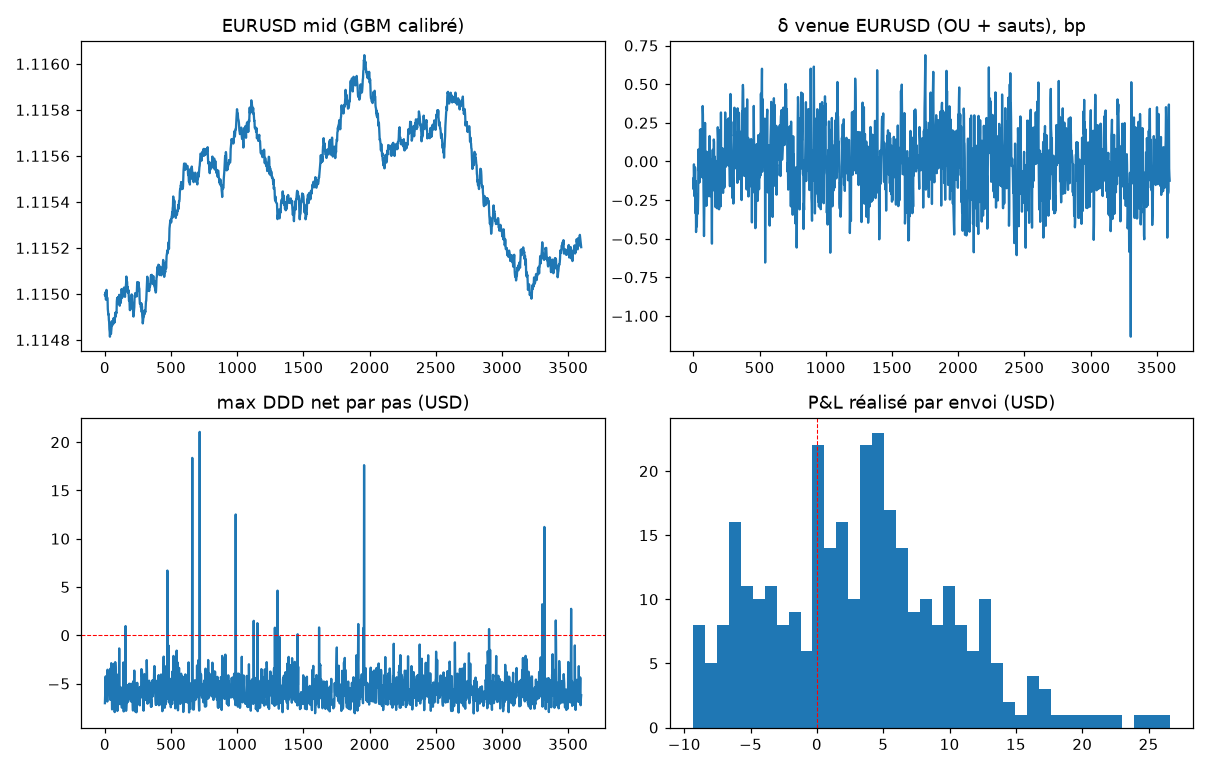

The Python source for this figure:
# mc_sim.py — Monte Carlo réaliste : chemins ouverts + protocole séquentiel E1-E9
# - 10 paires, quotes live Yahoo + calibration vol/corr sur 3 mois horaires réels
# - mids : GBM multivarié corrélé (Cholesky) ; croix déduites (graphe toujours cohérent)
# - venue : quote = mid × exp(δ), δ OU + sauts « stale » dimensionnés par le spread
# - exécution : fills IOC, latence, mid+δ qui bougent pendant le fill (E3),
#   partiel → resize/abort (E5), continuation E4, unwind (E6), impact : la quote se consomme
# - sortie : marque DDD nette (convention doc) ET net « réalisé » (résiduel reconverti)
import json, os
import numpy as np
import matplotlib
matplotlib.use('Agg')
import matplotlib.pyplot as plt

BASE = os.path.dirname(os.path.abspath(__file__))
RNG = np.random.default_rng(20261027)

PAIRS = ['EURUSD', 'GBPUSD', 'USDJPY', 'USDCHF', 'USDCAD',
         'AUDUSD', 'NZDUSD', 'EURGBP', 'EURJPY', 'GBPJPY']
USD_QUOTED = ['EURUSD', 'GBPUSD', 'USDJPY', 'USDCHF', 'USDCAD', 'AUDUSD', 'NZDUSD']
CURR = ['USD', 'EUR', 'GBP', 'JPY', 'CHF', 'CAD', 'AUD', 'NZD']
CIDX = {c: i for i, c in enumerate(CURR)}

HS_BP = {'EURUSD': 0.35, 'GBPUSD': 0.45, 'USDJPY': 0.45, 'USDCHF': 0.55, 'USDCAD': 0.60,
         'AUDUSD': 0.50, 'NZDUSD': 0.75, 'EURGBP': 0.65, 'EURJPY': 0.85, 'GBPJPY': 1.20}
COMM_LEG = 3.50
SLIP_RES = 1.50
NOTIONAL = 1e5

OU_HL_S = 2.0
OU_SD_BP = 0.20
STALE_RATE = 0.002      # saut par seconde et par paire (~1 / 8 min)
STALE_MULT = 3.0        # amplitude = 3 × demi-spread de la paire

TAU_SLIP = 0.8e-4
# live : 1 ms aller-retour OTC ECN + matching venue ~1,5 ms ; jitter interne 10 µs (négligeable)
LAT_MU, LAT_SD = 0.0025, 0.0008
Q_MIN = 0.25
M_ABORT = 2.0
IMPACT = 0.35           # δ consommé par nos propres fills (×(1-IMPACT) par jambe remplie)
P_COMPETE = 0.35        # part des sauts stale disputés par des HFT plus rapides
FAST_HL_S = 0.030       # demi-vie de résorption quand la concurrence a détecté l'écart
FAST_WIN_S = (0.05, 0.30)
COOLDOWN = 1.0
T_SIM, DT = 3600.0, 0.10
N_REP = 3

data = {k.replace('=X', ''): v for k, v in
        json.load(open(os.path.join(BASE, 'live_quotes.json'))).items()}

EDGES = []
for pi, p in enumerate(PAIRS):
    a, b = CIDX[p[:3]], CIDX[p[3:]]
    EDGES += [(a, b, pi, +1), (b, a, pi, -1)]
EDGE_IDX = {e: i for i, e in enumerate(EDGES)}

def enum_paths(max_legs=3):
    out = []
    for s in range(8):
        stack = [(s, [], {s})]
        while stack:
            n, legs, seen = stack.pop()
            if legs and n != s:
                out.append(list(legs))
            if len(legs) < max_legs:
                for ei, (a, b, pi, d) in enumerate(EDGES):
                    if a == n and b not in seen:
                        stack.append((b, legs + [ei], seen | {b}))
    return out

def cross_mid(sym, m):
    if sym == 'EURGBP': return m['EURUSD'] / m['GBPUSD']
    if sym == 'EURJPY': return m['EURUSD'] * m['USDJPY']
    if sym == 'GBPJPY': return m['GBPUSD'] * m['USDJPY']
    return m[sym]

def hourly_cov():
    closes = {s: np.array([c for c in data[s]['closes'] if c], float) for s in USD_QUOTED}
    m = min(map(len, closes.values()))
    R = np.column_stack([np.diff(np.log(closes[s][-m:])) for s in USD_QUOTED])
    return np.cov(R.T)

HS = np.array([HS_BP[p] for p in PAIRS]) * 1e-4
STALE = HS * STALE_MULT

def world(mids7):
    """mids des 10 paires + usd_price par devise à partir des 7 taux USD."""
    m = {s: mids7[i] for i, s in enumerate(USD_QUOTED)}
    up = {'USD': 1.0}
    for c in CURR[1:]:
        up[c] = m[c + 'USD'] if c + 'USD' in m else 1.0 / m['USD' + c]
    return np.array([cross_mid(p, m) for p in PAIRS]), np.array([up[c] for c in CURR]), up

def leg_rate(q, pi, d):
    return q * (1 - HS[pi]) if d == +1 else 1.0 / (q * (1 + HS[pi]))

def run_sequence(path, t0, delta, mids7, Lch, sig):
    """Séquence E1-E9 : le monde (mids + δ) évolue pendant la latence de chaque fill."""
    legs = [EDGES[ei] for ei in path]
    _, _, up = world(mids7)
    COMMS = np.array([COMM_LEG / up[p[:3]] for p in PAIRS])   # §8.7 : 3,50/P_base, compte USD
    qty = NOTIONAL / up[CURR[legs[0][0]]]
    comm_cum, t, cash = 0.0, t0, 0.0
    filled = []                       # (pair_idx, notionnel_usd_de_la_jambe)
    kappa = np.log(2) / OU_HL_S
    mids7 = mids7.copy()
    for k, (a, b, pi, d) in enumerate(legs):
        lat = max(0.001, RNG.normal(LAT_MU, LAT_SD))        # plancher = RTT 1 ms
        mids_pair, _, _ = world(mids7)
        q_send = mids_pair[pi] * np.exp(delta[pi])          # quote protégée à l'envoi
        n_sub = max(1, int(np.ceil(lat / 0.01)))            # sous-pas sommant exactement lat
        dt_sub = lat / n_sub
        for _ in range(n_sub):
            mids7 *= np.exp((Lch @ RNG.standard_normal(7)) * np.sqrt(dt_sub / 3600.0) - 0.5 * sig**2 * (dt_sub / 3600.0))
            delta += (-kappa * delta * dt_sub
                      + OU_SD_BP * 1e-4 * np.sqrt(2 * kappa * dt_sub) * RNG.standard_normal(len(PAIRS)))
        t += lat
        mids_pair, usd_arr, up = world(mids7)
        q_now = mids_pair[pi] * np.exp(delta[pi])
        move = abs(q_now / q_send - 1.0)
        # E3/E4 : espérance du résiduel restant vs coût d'unwind des jambes remplies
        q_res, rem_cost = qty, 0.0
        for (a2, b2, pi2, d2) in legs[k:]:
            q2 = mids_pair[pi2] * np.exp(delta[pi2])
            q_res *= leg_rate(q2, pi2, d2)
            rem_cost += COMMS[pi2] + SLIP_RES
        e_resid = q_res * usd_arr[legs[-1][1]] - qty * usd_arr[a] - rem_cost
        c_unwind = sum(nl * HS[p2] + 2 * COMMS[p2] for (_, p2, nl) in filled)
        if e_resid < -(c_unwind + M_ABORT):
            return dict(res='abort', why='E4', pnl=-c_unwind - RNG.uniform(0, 0.5) * len(filled),
                        dur=t - t0, partiel=False, consume=k)
        if move <= TAU_SLIP:
            qty *= leg_rate(q_now, pi, d)
            filled.append((k, pi, qty * usd_arr[b]))
            comm_cum += COMMS[pi]
        elif move <= 3 * TAU_SLIP and RNG.random() < 0.6:   # partiel à prix protégé
            frac = RNG.uniform(0.3, 0.9)
            cash += qty * (1 - frac) * usd_arr[a]          # reliquat non converti, conservé
            qty *= leg_rate(q_send, pi, d) * frac
            filled.append((k, pi, qty * usd_arr[b]))
            comm_cum += COMMS[pi]
            if frac < Q_MIN:
                return dict(res='abort', why='E5 q<q_min', pnl=-c_unwind - RNG.uniform(0, 0.5),
                            dur=t - t0, partiel=True, consume=k)
        else:
            return dict(res='abort', why='kill IOC', pnl=-c_unwind - RNG.uniform(0, 0.5) * len(filled),
                        dur=t - t0, partiel=False, consume=k)
    pnl = qty * usd_arr[legs[-1][1]] + cash - NOTIONAL - comm_cum - len(legs) * SLIP_RES
    # net « réalisé » : reconvertir le résiduel en USD = ~1 jambe de coût
    end = legs[-1][1]
    flat = 0.0 if end == CIDX['USD'] else HS[usd_pair_of(end)] * NOTIONAL + COMMS[usd_pair_of(end)]
    if cash > 0:                                            # reliquat en devise de départ à reconvertir
        a0 = legs[0][0]
        flat += 0.0 if a0 == CIDX['USD'] else HS[usd_pair_of(a0)] * cash + COMMS[usd_pair_of(a0)]
    return dict(res='done', pnl=float(pnl), pnl_flat=float(pnl - flat),
                dur=t - t0, partiel=False, consume=len(legs))

def usd_pair_of(ci):
    c = CURR[ci]
    p = c + 'USD' if c + 'USD' in PAIRS else 'USD' + c
    return PAIRS.index(p)

def run(verbose=True):
    cov = hourly_cov()
    L = np.linalg.cholesky(cov + np.eye(7) * 1e-14)
    sig = np.sqrt(np.diag(cov))
    paths = enum_paths()
    legmat = np.full((len(paths), 3), -1)
    endcur = np.zeros(len(paths), int); startcur = np.zeros(len(paths), int)
    ppairs = [set() for _ in paths]
    for i, pth in enumerate(paths):
        for j, ei in enumerate(pth):
            legmat[i, j] = ei
            ppairs[i].add(EDGES[ei][2])
        startcur[i] = EDGES[pth[0]][0]; endcur[i] = EDGES[pth[-1]][1]
    mask = legmat >= 0
    nl = mask.sum(1)
    if verbose:
        vols = {s: np.sqrt(cov[i, i] * 24 * 365) for i, s in enumerate(USD_QUOTED)}
        print(f'{len(paths)} chemins ouverts (≤3 jambes). Vols annuelles : '
              + ', '.join(f'{k}={v:.0%}' for k, v in vols.items()))
        c = cov / np.outer(sig, sig)
        print(f'corr EURUSD-GBPUSD={c[0,1]:+.2f}  EURUSD-USDCHF={c[0,3]:+.2f}  USDJPY-USDCAD={c[2,4]:+.2f}')

    _, _, up0 = world(np.array([data[s]['live'] for s in USD_QUOTED], float))
    COMMS_D = np.array([COMM_LEG / up0[p[:3]] for p in PAIRS])
    COMMS_E = np.array([COMMS_D[EDGES[ei][2]] for ei in range(len(EDGES))])
    n_steps = int(T_SIM / DT)
    kappa = np.log(2) / OU_HL_S
    all_res = []
    samp = {'t': [], 'mid': [], 'd': [], 'net': []}
    for rep in range(N_REP):
        mids7 = np.array([data[s]['live'] for s in USD_QUOTED], float)
        delta = np.zeros(len(PAIRS))
        fast_until = np.zeros(len(PAIRS))
        last_send = np.full(len(paths), -1e9)
        busy = -1.0
        res = dict(sent=0, done=0, abort=0, pnl=[], pnl_flat=[], why={})
        for st in range(n_steps):
            t = st * DT
            mids7 *= np.exp((L @ RNG.standard_normal(7)) * np.sqrt(DT / 3600.0) - 0.5 * sig**2 * (DT / 3600.0))
            delta += -kappa * delta * DT + OU_SD_BP * 1e-4 * np.sqrt(2 * kappa * DT) * RNG.standard_normal(len(PAIRS))
            jmp = RNG.random(len(PAIRS)) < STALE_RATE * DT
            delta[jmp] += RNG.choice([-1., 1.], jmp.sum()) * STALE[jmp]
            comp = jmp & (RNG.random(len(PAIRS)) < P_COMPETE)
            fast_until[comp] = t + RNG.uniform(*FAST_WIN_S, comp.sum())
            kap = np.where(t < fast_until, np.log(2) / FAST_HL_S, kappa)
            delta += -(kap - kappa) * delta * DT
            mids_pair, usd_arr, _ = world(mids7)
            q = mids_pair * np.exp(delta)
            r_edge = np.array([leg_rate(q[EDGES[ei][2]], EDGES[ei][2], EDGES[ei][3])
                               for ei in range(len(EDGES))])
            rl = np.where(mask, r_edge[np.clip(legmat, 0, 19)], 1.0)
            ddd = np.prod(rl, 1) * usd_arr[endcur] / usd_arr[startcur] * NOTIONAL - NOTIONAL
            net = ddd - np.where(mask, COMMS_E[np.clip(legmat, 0, len(EDGES) - 1)] + SLIP_RES, 0.0).sum(1)
            if rep == 0 and st % 20 == 0:
                samp['t'].append(t); samp['mid'].append(mids7[0])
                samp['d'].append(delta[0]); samp['net'].append(net.max())
            if t < busy:
                continue
            cand = np.where((net > 0) & (t - last_send > COOLDOWN))[0]
            if len(cand):
                pi_ = cand[np.argmax(net[cand])]
                last_send[pi_] = t
                res['sent'] += 1
                out = run_sequence(paths[pi_], t, delta.copy(), mids7, L, sig)
                res['pnl'].append(out['pnl'])
                res['pnl_flat'].append(out.get('pnl_flat', out['pnl']))
                w = out.get('why', 'done')
                res['why'][w] = res['why'].get(w, 0) + 1
                res['done'] += out['res'] == 'done'
                res['abort'] += out['res'] == 'abort'
                for p2 in ppairs[pi_]:
                    delta[p2] *= (1 - IMPACT)          # nos fills consomment la déviation
                busy = t + out['dur'] + 0.001
        all_res.append(res)
        if verbose:
            print(f'  rep{rep}: envoyés={res["sent"]}  complétés={res["done"]}  '
                  f'aborts={res["abort"]} {res["why"]}  P&L marque={sum(res["pnl"]):+.0f}  '
                  f'réalisé={sum(res["pnl_flat"]):+.0f} USD')
    return all_res, samp

if __name__ == '__main__':
    res, samp = run()
    pnls = np.array([p for r in res for p in r['pnl']])
    flats = np.array([p for r in res for p in r['pnl_flat']])
    print('\n=== Synthèse Monte Carlo (chemins ouverts + E1-E9) ===')
    print(f'envoyés={sum(r["sent"] for r in res)}  complétés={sum(r["done"] for r in res)}  '
          f'aborts={sum(r["abort"] for r in res)}')
    if len(pnls):
        print(f'P&L marque/trade : moy={pnls.mean():+.2f}  méd={np.median(pnls):+.2f}  '
              f'p5={np.percentile(pnls,5):+.2f}  p95={np.percentile(pnls,95):+.2f} USD')
        print(f'P&L réalisé/trade : moy={flats.mean():+.2f}  méd={np.median(flats):+.2f} USD '
              f'(résiduel reconverti, ~1 jambe)')
        print(f'totaux (3×1 h) : marque={pnls.sum():+.0f}  réalisé={flats.sum():+.0f} USD ; '
              f'part positive (réalisé) = {(flats > 0).mean() * 100:.0f} %')

    fig, ax = plt.subplots(2, 2, figsize=(11, 7))
    ax[0, 0].plot(samp['t'], samp['mid']); ax[0, 0].set_title('EURUSD mid (GBM calibré)')
    ax[0, 1].plot(samp['t'], np.array(samp['d']) * 1e4)
    ax[0, 1].set_title('δ venue EURUSD (OU + sauts), bp')
    ax[1, 0].plot(samp['t'], samp['net']); ax[1, 0].axhline(0, c='r', ls='--', lw=0.7)
    ax[1, 0].set_title('max DDD net par pas (USD)')
    if len(pnls):
        ax[1, 1].hist(flats, bins=40); ax[1, 1].axvline(0, c='r', ls='--', lw=0.7)
        ax[1, 1].set_title('P&L réalisé par envoi (USD)')
    fig.tight_layout()
    out = os.path.join(BASE, 'mc_sim.png')
    fig.savefig(out, dpi=110)
    print('->', out)
